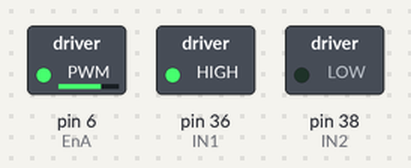
The sketch below on a simulated Arduino Mega 2560, built with avr-gcc and run on an emulated ATmega2560. Parts: switched loads named in the sketch (green lamp = pin HIGH).

Above: at 0.1 s.
Timing chart, 0 to 1.6 s (numbered marks = the images above):
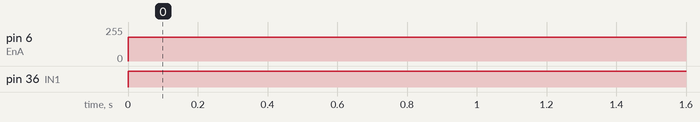

The sketch:

dcMotor.ino
```cpp
int IN1 = 36;
int IN2 = 38;
int EnA = 6;

void setup() {
  // put your setup code here, to run once:
  pinMode(IN1, OUTPUT);
  pinMode(IN2, OUTPUT);
  pinMode(EnA, OUTPUT);

}

void loop() {
  digitalWrite(IN1, HIGH);
  digitalWrite(IN2, LOW);
  analogWrite(EnA, 180);
}
```

Measured:
- by itself, pin 6 (EnA): 0/255 → 180/255 at 0.00 s
- by itself, pin 36 (IN1): LOW → HIGH at 0.00 s
